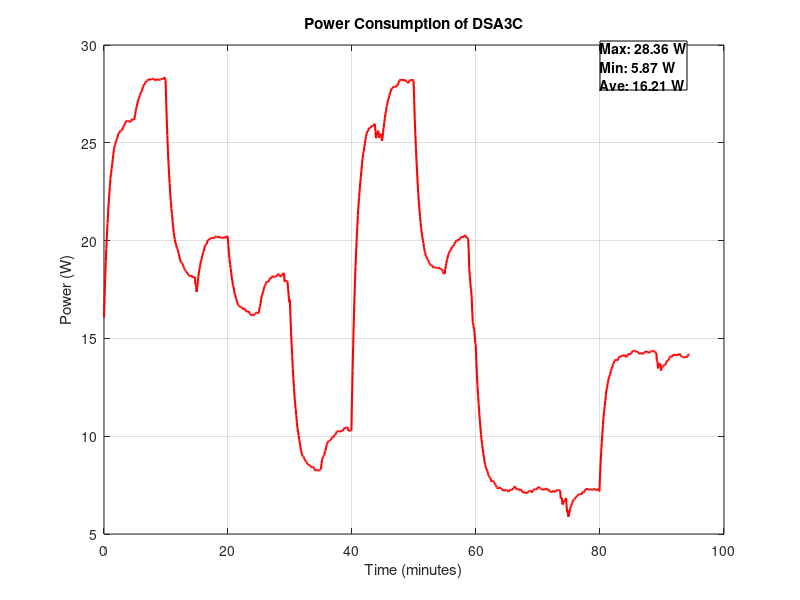

The MATLAB source for this figure:
clc;
clear;
close all;

% --- CubeSat Parameters ---
% Deployable solar panels
A_deploy_7 = 0.0182; % Area of deployable panel with 7 solar panels (m^2)
A_deploy_4 = 0.0104; % Area of deployable panel with 4 solar panels (m^2)
A_deploy_2 = 0.0052; % Area of deployable panel with 2 solar panels (m^2)
eta_7 = 0.307; % Efficiency of panels with 7 cells
eta_4 = 0.307; % Efficiency of panels with 4 cells
eta_2 = 0.307; % Efficiency of panels with 2 cells

G = 1380.69; % Solar irradiance in space (W/m^2)
L = 0.3 * 0.082 * cosd(90); % Length of deployable panel (m)

% --- Orbital Parameters ---
altitude = 500e3; % Altitude of CubeSat (500 km)
Re = 6371e3; % Earth's radius (m)
T_orbit = 2*pi*sqrt((Re+altitude)^3/3.986e14); % Orbital period (s)
t = linspace(0, T_orbit, 1000); % Time vector
omega = 2*pi/T_orbit; % Orbital angular velocity (rad/s)


% Battery Parameters
battery_capacity = 100; % Battery capacity (Wh)
battery_level = battery_capacity * 0.8; % Start at 80%
charge_efficiency = 0.9; % Charging losses
discharge_efficiency = 1.1; % Discharge losses

% --- Sun Vector (Earth-Centered Inertial) ---
i = 98.6; % Inclination angle (sun-synchronous)
dec = 23.5; % Sun declination angle (Earth axial tilt)

% Power generation initialization
P_gen_body = zeros(size(t));
P_gen_deploy_7 = zeros(size(t));
P_gen_deploy_4 = zeros(size(t));
P_total = zeros(size(t));

% --- CubeSat Fixed Tilt Angle ---
tilt_angle = 98.73; % Tilt angle of CubeSat (degrees)
R_tilt = [cosd(tilt_angle) 0 sind(tilt_angle); 0 1 0; -sind(tilt_angle) 0 cosd(tilt_angle)];

P_gen_deploy_7 = zeros(size(t));
P_gen_deploy_4 = zeros(size(t));
P_gen_deploy_2 = zeros(size(t));
P_total = zeros(size(t));

% --- Simulate CubeSat Attitude Dynamics ---
omega_roll = 2*pi/(T_orbit/4);
omega_pitch = 2*pi/(T_orbit/3);
omega_yaw = 2*pi/(T_orbit/2);

for k = 1:length(t)
    theta = omega * t(k);
    r = [cos(theta); sin(theta); 0];

    Sun_ECI = [cos(0) * cosd(dec); sind(0) * cosd(dec); sind(dec)];
    Sun_ECI = Sun_ECI / norm(Sun_ECI);

    R_roll = [1 0 0; 0 cos(omega_roll*t(k)) -sin(omega_roll*t(k)); 0 sin(omega_roll*t(k)) cos(omega_roll*t(k))];
    R_pitch = [cos(omega_pitch*t(k)) 0 sin(omega_pitch*t(k)); 0 1 0; -sin(omega_pitch*t(k)) 0 cos(omega_pitch*t(k))];
    R_yaw = [cos(omega_yaw*t(k)) -sin(omega_yaw*t(k)) 0; sin(omega_yaw*t(k)) cos(omega_yaw*t(k)) 0; 0 0 1];

    R_attitude = R_roll * R_pitch * R_yaw * R_tilt;

    Rz = [cos(theta) -sin(theta) 0; sin(theta) cos(theta) 0; 0 0 1];
    Sun_body = R_attitude * (Rz * Sun_ECI);

    P_gen_deploy_7(k) = 2 * A_deploy_7 * G * eta_7 * max(0, Sun_body(1));
    P_gen_deploy_4(k) = 2 * A_deploy_4 * G * eta_4 * max(0, Sun_body(1));
    P_gen_deploy_2(k) = 4 * A_deploy_2 * G * eta_2 * max(0, Sun_body(1));

    P_total(k) = P_gen_deploy_7(k) + P_gen_deploy_4(k) + P_gen_deploy_2(k);
end

% --- Sunlight and Eclipse Periods ---
eclipse_fraction = 0.3778; % 35% of orbit in eclipse
t_sunlight = T_orbit * (1 - eclipse_fraction);
t_eclipse = T_orbit * eclipse_fraction;

% Create Sunlight-Eclipse Profile
sunlight_flag = ones(size(t)); 
sunlight_flag(t > t_sunlight) = 0; % Eclipse portion

% --- CubeSat Power Consumption ---
P_consumed = zeros(size(t));
smooth_factor = 0.1; % Stronger smoothing
previous_power = 15; % Initial power level

for k = 1:length(t)
    % Base power loads (always on)
    obc_power = 1.0; % OBC (On-Board Computer)
    passive_power = 1.0; % Passive loads

    % Generate a random duty cycle between 80% and 100% for each cycle
    random_duty_cycle = 0.9 + (0.2 * rand()); % Random value between 0.8 and 1.0

    % Compute active duration based on this duty cycle
    cycle_duration = 900; % 15 minutes cycle
    active_duration = random_duty_cycle * cycle_duration;  

    % ADCS Power Update after Adding 4 Panels (20-30% increase)
    increase_factor = 1 + (0.2 + (0.1 * rand())); % Randomize 20-30%

    if mod(t(k), cycle_duration) < active_duration  
    adcs_power = (4.5 + rand()) * increase_factor; % Peak power
    else
    adcs_power = (1.5 + 0.5 * rand()) * increase_factor; % Baseline power
    end

    % Dynamic loads with duty cycle control
    if sunlight_flag(k) == 1  % During Sunlight
        payload_power = 2.0 * mod(floor(t(k) / 300), 2); % On for 5 minutes, off for 5 minutes
        uhf_transmit_power = 8.0 * (mod(floor(t(k) / 600), 2) == 0); % Transmit every 10 min
        x_band_transmit_power = 10.0 * (mod(floor(t(k) / 1200), 2) == 0); % Transmit every 20 min
    else  % During Eclipse
        payload_power = 0; 
        uhf_transmit_power = 1; % low-power beacon mode
        x_band_transmit_power = 7.0 * (mod(floor(t(k) / 1200), 2) == 0); % Reduced power in eclipse
         active_thermal_power = 0; % Lowered thermal load in eclipse
    end

    % During Eclipse (Passive Thermal System Consideration)
    if sunlight_flag(k) == 0  
       passive_thermal_power = -2.0; % Heat loss due to radiation  
    else
       passive_thermal_power = 0; % No heat loss in sunlight  
    end

     % Total power consumption at this time step
    P_temp = obc_power + adcs_power + passive_power + payload_power + uhf_transmit_power + x_band_transmit_power + passive_thermal_power;
    
    % Smooth transitions
    P_consumed(k) = smooth_factor * P_temp + (1 - smooth_factor) * previous_power;
    previous_power = P_consumed(k);
    
  % Battery charge/discharge update (in Wh)
    power_balance = P_total(k) - P_consumed(k); % Net power balance
    energy_change = power_balance * (T_orbit / length(t)) / 3600; % Convert W to Wh
    
    if power_balance > 0
        % Charging mode (limited by battery capacity)
        battery_level = min(battery_capacity, battery_level + energy_change * charge_efficiency);
    else
        % Discharging mode (cannot go below 0 Wh)
        battery_level = max(0, battery_level + energy_change * discharge_efficiency);
    end
    
    battery_energy(k) = battery_level; % Store battery energy in Wh
end

for k = 1:length(t)
    % Check if within 40-60 minutes
  if t(k)/60 >= 40 && t(k)/60 <= 70
    charge_efficiency = 0.95;  % Boost efficiency in this range
  else
    charge_efficiency = 0.9;  % Normal efficiency
  end
    % Compute power balance
    power_balance = P_total(k) - P_consumed(k);

    if (t(k)/60 >= 40) && (t(k)/60 <= 70)
    payload_power = payload_power * 0.8; % Reduce payload power by 20%
    uhf_transmit_power = uhf_transmit_power * 0.8; % Reduce UHF power
    end
battery_energy = zeros(size(t));  
battery_energy(1) = battery_capacity * 0.8;  

for k = 1:length(t)
    power_balance = P_total(k) - P_consumed(k);
    
    if k == 1
        battery_energy(k) = battery_energy(1);  
    else
        battery_energy(k) = max(0, battery_energy(k-1) + (power_balance * discharge_efficiency * (T_orbit / 1000) / 3600));
    end
end
    if (battery_energy(k) < 10) && (t(k)/60 >= 40) && (t(k)/60 <= 70)
    discharge_efficiency = 1.2;  % Increase discharge efficiency
    end
end


% --- Plot Power Consumption ---
figure;
plot(t/60, P_consumed, 'r', 'LineWidth', 1.5);
xlabel('Time (minutes)');
ylabel('Power (W)');
title('Power Consumption of DSA3C');
grid on;

% Display stats neatly in the upper-right corner
max_total = max(P_consumed);
min_total = min(P_consumed);
avg_total = mean(P_consumed);
annotation('textbox', [0.75, 0.85, 0.1, 0.1], 'String', ...
    sprintf('Max: %.2f W\nMin: %.2f W\nAve: %.2f W', max_total, min_total, avg_total), ...
    'FontSize', 10, 'FontWeight', 'bold', 'BackgroundColor', 'white');



% --- Display Results ---
disp(['Max Power Generated: ', num2str(max(P_total)), ' W']);
disp(['Min Power Generated: ', num2str(min(P_total)), ' W']);
disp(['Max Power Generated: ', num2str(max(P_consumed)), ' W']);
disp(['Max Power Generated: ', num2str(mean(P_consumed)), ' W']);